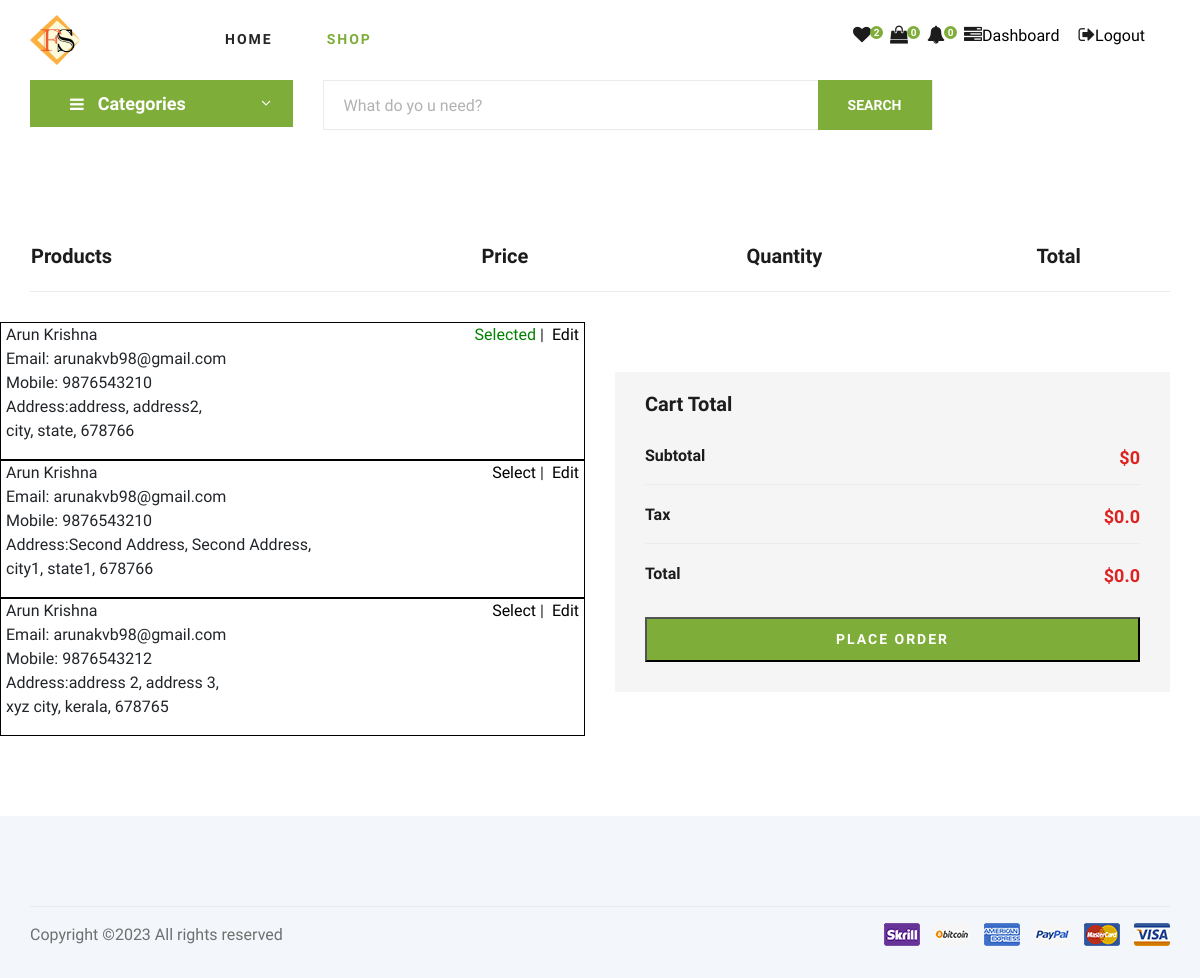
Page /checkout/ (signed in) on the earlier database version.
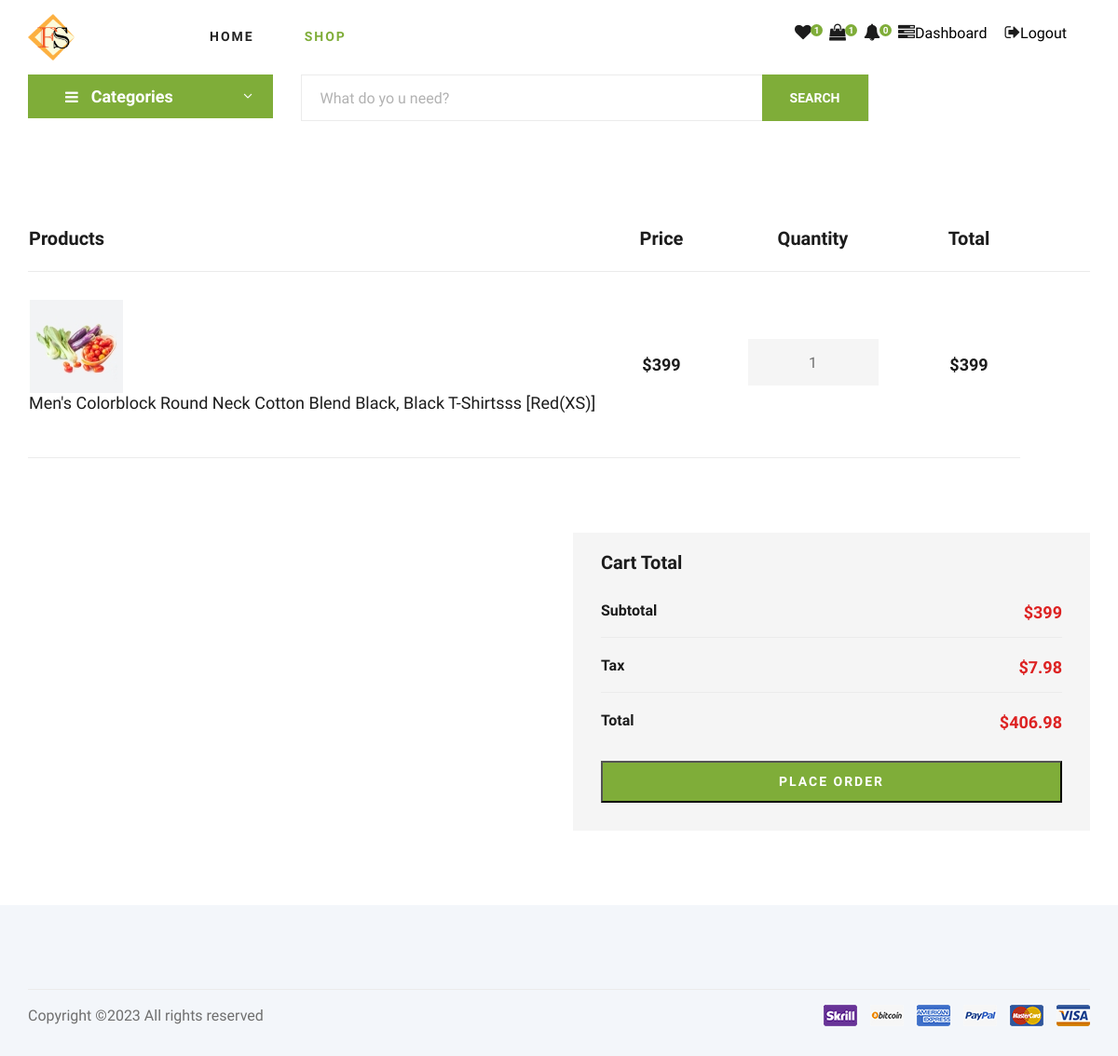
Same page on the later database version.
### store/models.py (models this page shows, shortened)
class ShippingAddress(models.Model):
	user = models.ForeignKey(User, on_delete=models.CASCADE, null=False)
	first_name = models.CharField(max_length=50)
	last_name = models.CharField(max_length=50)
	phone = models.CharField(max_length=15)
	email = models.EmailField(max_length=50)
	address_line_1 = models.CharField(max_length=50)
	address_line_2 = models.CharField(max_length=50)
	country = models.CharField(max_length=50)
	state = models.CharField(max_length=50)
	city = models.CharField(max_length=50)
	pincode = models.CharField(max_length=10)
	is_default = models.BooleanField(default=False)

class CartItems(models.Model):
	user = models.ForeignKey(User, on_delete=models.CASCADE, null=True)
	product = models.ForeignKey(Products, on_delete=models.CASCADE)
	product_variant = models.ForeignKey(SizeVariant, on_delete=models.CASCADE)#models.CharField(max_length=50)
	cart = models.ForeignKey(uCart, on_delete=models.CASCADE, null=True)
	quantity = models.IntegerField()
	is_active = models.BooleanField(default=True)

class BaseModel(models.Model):
	uid = models.UUIDField(primary_key=True , editable=False , default=uuid.uuid4)
	created_at = models.DateTimeField(auto_now= True)
	updated_at = models.DateTimeField(auto_now_add= True)
	class Meta:
		abstract = True

class Products(BaseModel):
	product_name = models.CharField(max_length=100)
	slug = models.SlugField(max_length=100,unique=True, null=True, blank=True)
	category = models.ForeignKey(Category, on_delete=models.CASCADE, related_name="products")
	price = models.IntegerField()
	product_description = models.TextField()
	image = models.ImageField(null=True, blank=True)
	is_deleted = models.BooleanField(default=False)
	in_store = models.BooleanField(default=False)

class SizeVariant(BaseModel):
	product_id = models.ForeignKey(Products, on_delete=models.CASCADE)
	Color_id = models.ForeignKey(ColorVariant, on_delete=models.CASCADE)
	size = models.CharField(max_length=50)
	price = models.IntegerField()
	stock = models.IntegerField()

class ColorVariant(BaseModel):
	product_id = models.ForeignKey(Products, on_delete=models.CASCADE)
	color = models.CharField(max_length=50)

### store/views.py (the view)
# urls.py: path('checkout/', views.checkout, name="checkout"),
@login_required(login_url='login')
def checkout(request,total=0,quantity=0,cart_items=None):
    if request.user.is_authenticated:
        try:
            cart_items = CartItems.objects.filter(user=request.user,is_active=True)
            for cart_item in cart_items:
                total += (cart_item.product_variant.price * cart_item.quantity)
                quantity += cart_item.quantity
            tax = (2 * total) / 100
            grant_total = total + tax
        except:
            pass
        size_variant = SizeVariant.objects.all()
        color_variant = ColorVariant.objects.all()
        yr = int(datetime.date.today().strftime('%Y'))
        dt = int(datetime.date.today().strftime('%d'))
        mt = int(datetime.date.today().strftime('%m'))
        d = datetime.date(yr, mt, dt)
        cur_date = d.strftime('%Y%m%d')
        address_list = ShippingAddress.objects.filter(user=request.user)
        context = {'total':total,
                   'quantity':quantity,
                   'cart_items':cart_items,
                   'size_variant':size_variant,
                   'color_variant':color_variant,
                   'address_list':address_list,
                    'tax':tax,
                   'grant_total':grant_total
                   }
        return render(request, 'user/checkout_1.html', context)
    else:
        return redirect('login')

### store/context_processors.py (called while the page is built)
def category_list_processor(request):
    category_list = Category.objects.all()
    return {'category_list': category_list}

def cart_counter(request):
    cart_count = 0
    try:
        if request.user.is_authenticated:
            cart_items = CartItems.objects.all().filter(user=request.user)
        else:
            cart = uCart.objects.filter(cart_id=_cart_id(request))
            cart_items = CartItems.objects.all().filter(cart=cart[:1])
        for cart_item in cart_items:
            cart_count += cart_item.quantity
    except uCart.DoesNotExist:
        cart_count=0
    return dict(cart_count=cart_count)

def wish_counter(request):
    if request.user.is_authenticated:
        wish_items = WishList.objects.filter(user=request.user)
    else:
        guest = Guest.objects.filter(guest_id=_wishlist_id(request)).first()
        if guest:
            wish_items = WishList.objects.filter(guest=guest)
        else:
            wish_items = []
    wish_count = wish_items.count() if wish_items else 0
    return {'wish_count': wish_count}

### store/templatetags/custom_filters.py (called while the page is built)
@register.filter
def multiply(value, arg):
    return value * arg

### store/templates/user/checkout_1.html (shortened to what the changed rows need)
{%extends 'store/base.html'%}
{%load static%}
{% load custom_filters %}
{%block body%}
    <section class="shoping-cart spad">
        <div class="container">
            <div class="row">
                <div class="col-lg-12">
                    <div class="shoping__cart__table">
                        <table>
                            <thead>
                                <tr>
                                    <th class="shoping__product">Products</th>
                                    <th>Price</th>
                                    <th>Quantity</th>
                                    <th>Total</th>
                                    <th></th>
                                </tr>
                            </thead>
                            {%for item in cart_items%}
                            <tbody>
                                <tr>
                                    <td class="shoping__cart__item">
                                        <img src="img/cart/cart-1.jpg" alt="">
                                        <h5>{{item.product.product_name}} [{{item.product_variant.Color_id.color}}({{item.product_variant.size}})]</h5>
                                    </td>
                                    <td class="shoping__cart__price">
                                        ${{item.product_variant.price}}
                                    </td>
                                    <td class="shoping__cart__quantity">
                                        <div class="quantity">
                                            <div class="pro-qty-1">
                                                <input type="text" value="{{item.quantity}}" readonly>
                                            </div>
                                        </div>
                                    </td>
                                    <td class="shoping__cart__total">
                                        ${{ item.product_variant.price | multiply:item.quantity }}
                                    </td>
                                </tr>
                            </tbody>
                            {%endfor%}
                        </table>
                    </div>
                </div>
            </div>
            <div class="row">
                <div class="col-lg-6">
                    <div class="row">
                        {%for address in address_list%}
                        <div class="row justify-content-between" style="border:1px solid black;width:100%;padding-left:5px;padding-right:5px;">
                            <div>
                            <address>
                            {{address.first_name}} {{address.last_name}}<br>
                            Email: {{address.email}}<br>
                            Mobile: {{address.phone}}<br>
                            Address:{{address.address_line_1}}, {{address.address_line_2}},<br>
                            {{address.city}}, {{address.state}}, {{address.pincode}}
                            </address>
                            </div>
                            <div>
                              {%if address.is_default%}
                              <a style="color:green" href="#">Selected</a>&nbsp;|&nbsp;
                              {%else%}
                              <a style="color:black" href="{%url 'select_address' address_id=address.id%}">Select</a>&nbsp;|&nbsp;
                              {%endif%}
                              <a style="color:black" href="../user_address_edit?address_id={{address.id}}">Edit</a>
                            </div>
                        </div>
                    {%endfor%}
                    </div>
                </div>
                <div class="col-lg-6">
                    <div class="shoping__checkout">
                        <ul>
                            <li>Subtotal <span>${{total}}</span></li>
                            <li>Tax <span>${{tax}}</span></li>
                            <li>Total <span>${{grant_total}}</span></li>
                        </ul>
                    </div>
                </div>
            </div>
        </div>
    </section>
{%endblock%}

Differences in the rows shown:
removed ShippingAddress: first_name "Arun", last_name "Krishna", email "arunakvb98@gmail.com", phone "9876543210", address_line_1 "address", address_line_2 "address2", city "city", state "state", pincode "678766", is_default "Selected"
removed ShippingAddress: first_name "Arun", last_name "Krishna", email "arunakvb98@gmail.com", phone "9876543210", address_line_1 "Second Address", address_line_2 "Second Address", city "city1", state "state1", pincode "678766", is_default "Select"
removed ShippingAddress: first_name "Arun", last_name "Krishna", email "arunakvb98@gmail.com", phone "9876543212", address_line_1 "address 2", address_line_2 "address 3", city "xyz city", state "kerala", pincode "678765", is_default "Select"
added CartItems: product.product_name "Men's Colorblock Round Neck Cotton Blend Black, Black T-Shirtsss", product_variant.Color_id.color "Red", product_variant.size "XS", product_variant.price "399", quantity "1", product_variant.price|multiply "399"
Other differences:
{{ wish_count }}: "2" → "1"
{{ cart_count }}: "0" → "1"
{{ total }}: "0" → "399"
{{ tax }}: "0.0" → "7.98"
{{ grant_total }}: "0.0" → "406.98"
